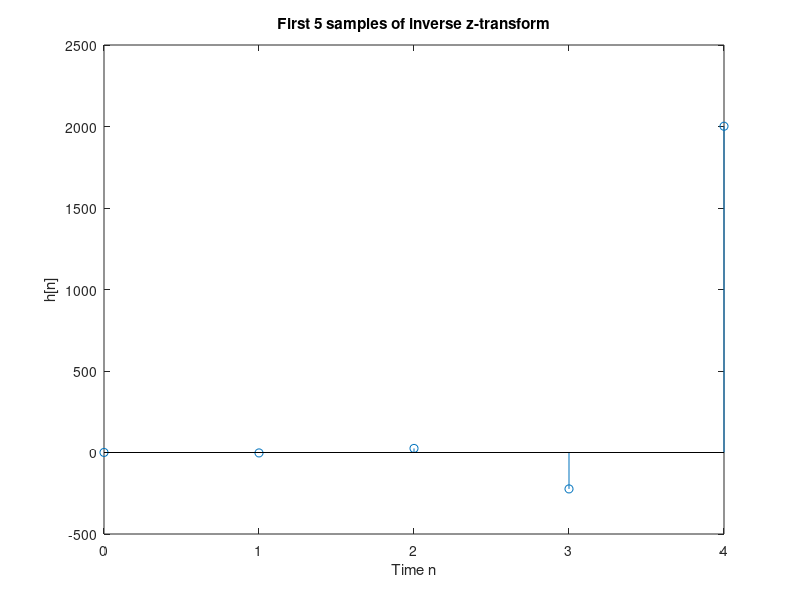

Write MATLAB code to recreate this figure.
% Q3.50
% compute the first L samples of the inverse of a rational z-transform
% where L is provided by user through command input; compute and plot first
% 50 samples of inverse of G(z) from Eq 3.32 with stem command
% Brian R. Greene
clc
clear
% input parameters
num = [2 5 9 5 3]; 
den = [5 45 2 1 1];
L = input('Enter desired length of inverse z-transform: ');
% impulse response = inverse z-transform
[g, t] = impz(num, den, L);

% plot
clf
stem(t, g)
tstring = sprintf('First %s samples of inverse z-transform', num2str(L));
title(tstring)
xlabel('Time n')
ylabel('h[n]')